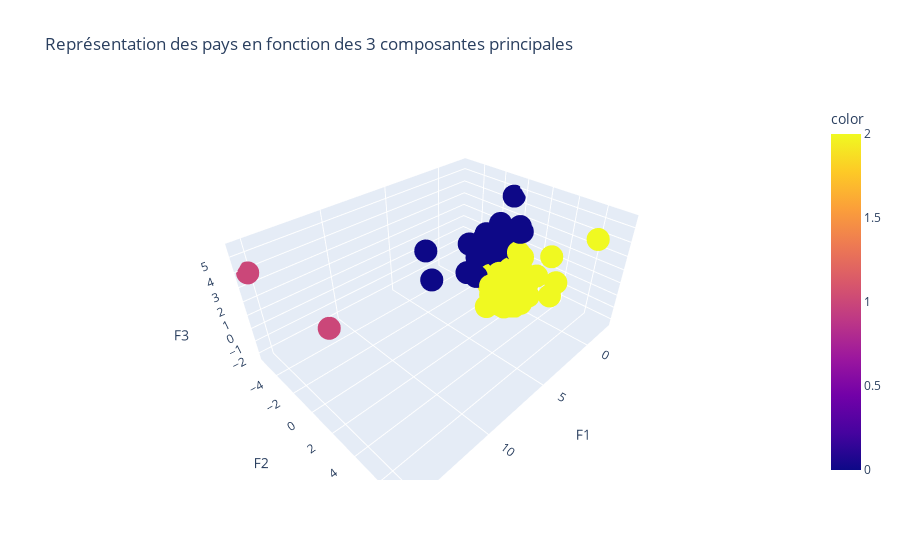

The cell this chart's notebook holds for it:
### Markdown cell above
### Représentation 3D

### Code cell
title = "Représentation des pays en fonction des 3 composantes principales"

fig = px.scatter_3d(x=X_projected[:,0], y=X_projected[:,1], z=X_projected[:, 2], hover_name=pays,
              color=clusters_kmeans, title=title, labels={'x':'F1', 'y':'F2', 'z':'F3'})
fig.show()

### Figure 1 — Plotly figure (JSON) as saved in the notebook; plotly's stock layout.template omitted (floating-point values rounded to 4 significant figures; data arrays with more than 128 entries replaced by an {"elided": "..."} marker saying what was removed)
{"data": [{"hovertemplate": "<b>%{hovertext}</b><br><br>F1=%{x}<br>F2=%{y}<br>F3=%{z}<br>color=%{marker.color}<extra></extra>", "hovertext": {"elided": "132 str values"}, "legendgroup": "", "marker": {"color": {"elided": "132 int values"}, "coloraxis": "coloraxis", "symbol": "circle"}, "mode": "markers", "name": "", "scene": "scene", "showlegend": false, "type": "scatter3d", "x": {"elided": "132 float values"}, "y": {"elided": "132 float values"}, "z": {"elided": "132 float values"}}], "layout": {"coloraxis": {"colorbar": {"title": {"text": "color"}}, "colorscale": [[0, "#0d0887"], [0.1111, "#46039f"], [0.2222, "#7201a8"], [0.3333, "#9c179e"], [0.4444, "#bd3786"], [0.5556, "#d8576b"], [0.6667, "#ed7953"], [0.7778, "#fb9f3a"], [0.8889, "#fdca26"], [1, "#f0f921"]]}, "legend": {"tracegroupgap": 0}, "scene": {"domain": {"x": [0, 1], "y": [0, 1]}, "xaxis": {"title": {"text": "F1"}}, "yaxis": {"title": {"text": "F2"}}, "zaxis": {"title": {"text": "F3"}}}, "title": {"text": "Représentation des pays en fonction des 3 composantes principales"}}}
